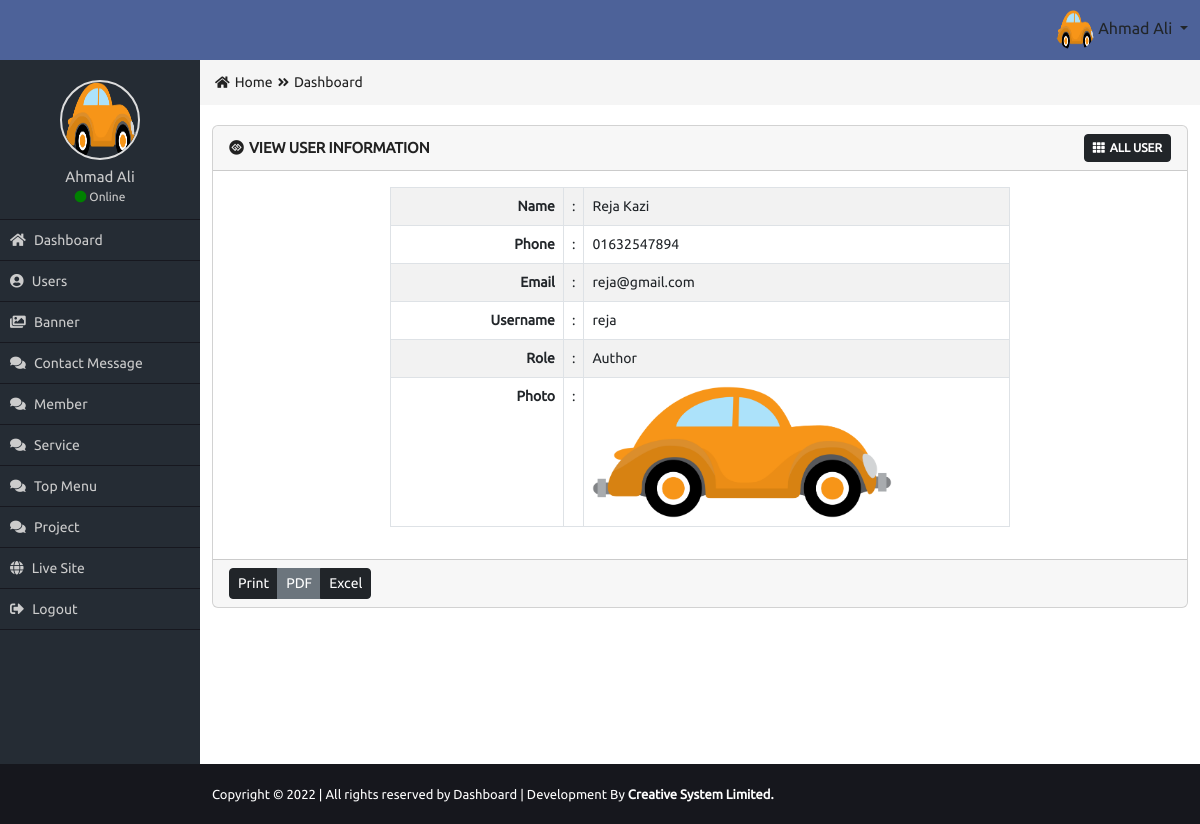
Screenshot of /Admin/view-project.php?v=13 (signed in) with the database file from the repository.
### tables this page shows
CREATE TABLE `users` (
  `user_id` int(11) NOT NULL,
  `user_name` varchar(50) NOT NULL,
  `user_phone` varchar(20) NOT NULL,
  `user_email` varchar(20) NOT NULL,
  `user_username` varchar(20) NOT NULL,
  `user_password` varchar(40) NOT NULL,
  `role_id` int(5) NOT NULL,
  `user_photo` varchar(50) NOT NULL
);

CREATE TABLE `roles` (
  `role_id` int(11) NOT NULL,
  `role_name` varchar(10) NOT NULL
);

### Admin/view-project.php (the view, shortened to what this page needs)
<?php
require_once("functions/function.php");
if($_SESSION['role']==1){
$id = $_GET['v'];
$select = "SELECT * FROM `users` NATURAL JOIN roles WHERE user_id = '$id'";
$query = mysqli_query($con,$select);
$data = mysqli_fetch_assoc($query);
?>
<div class="row">
  <div class="col-md-12">
    <div class="card mb-3">
      <div class="card-header">
        <div class="row">
          <div class="col-md-8 card_title_part">
            <i class="fab fa-gg-circle"></i>View User Information
          </div>
          <div class="col-md-4 card_button_part">
            <a href="all-user.php" class="btn btn-sm btn-dark"><i class="fas fa-th"></i>All User</a>
          </div>
        </div>
      </div>
      <div class="card-body">
        <div class="row">
          <div class="col-md-2"></div>
          <div class="col-md-8">
            <table class="table table-bordered table-striped table-hover custom_view_table">
              <tr>
                <td>Name</td>
                <td>:</td>
                <td><?= $data['user_name'];?></td>
              </tr>
              <tr>
                <td>Phone</td>
                <td>:</td>
                <td><?= $data['user_phone'];?></td>
              </tr>
              <tr>
                <td>Email</td>
                <td>:</td>
                <td><?= $data['user_email'];?></td>
              </tr>
              <tr>
                <td>Username</td>
                <td>:</td>
                <td><?= $data['user_username'];?></td>
              </tr>
              <tr>
                <td>Role</td>
                <td>:</td>
                <td><?= $data['role_name'];?></td>
              </tr>
              <tr>
                <td>Photo</td>
                <td>:</td>
                <td>
                <?php
                if( $data['user_photo'] != ''){
                  ?>
                  <img class="img200" src="uploads/<?= $data['user_photo']; ?>" alt="user">
                  <?php
                }else{
                  ?>
                  <img class="img200" nsrc="images/avatar.jpg" alt="" />
                  <?php
                }
                ?>
                </td>
              </tr>
            </table>
          </div>
          <div class="col-md-2"></div>
        </div>
      </div>
      <div class="card-footer">
        <div class="btn-group" role="group" aria-label="Button group">
          <button type="button" class="btn btn-sm btn-dark">Print</button>
          <button type="button" class="btn btn-sm btn-secondary">PDF</button>
          <button type="button" class="btn btn-sm btn-dark">Excel</button>
        </div>
      </div>
    </div>
  </div>
</div>
</div>
<?php
}else{
  header('Location: index.php');
}
?>

### Admin/css/style.css (style rules this page uses)
* { margin: 0px; padding: 0px; outline: 0px; }
img { border: 0px; }
a { text-decoration: none; }
body { font-family: 'Ubuntu', sans-serif; overflow-x: hidden; }
.card_title_part { color: #222222; font-size: 15px; text-transform: uppercase; font-weight: bold; margin-top: 3px; }
.card_title_part i { margin-right: 5px; }
.card_button_part { text-align: right; }
.card_button_part a { font-size: 12px; text-transform: uppercase; font-weight: bold; }
.card_button_part a i { margin-right: 5px; }
.custom_view_table { font-size: 14px; }
.custom_view_table tr td:first-child { width: 29%; font-weight: bold; text-align: right; }
.custom_view_table tr td:last-child { width: 70%; font-weight: 400; text-align: left; }
.img200 { max-width: 300px; max-height: 200px; }

### rows the page displays
users: user_name "Reja Kazi", user_phone "01632547894", user_email "reja@gmail.com", user_username "reja", role.role_name "Author", user_photo (picture)

### other values shown
$_SESSION['name'] "Ahmad Ali"
